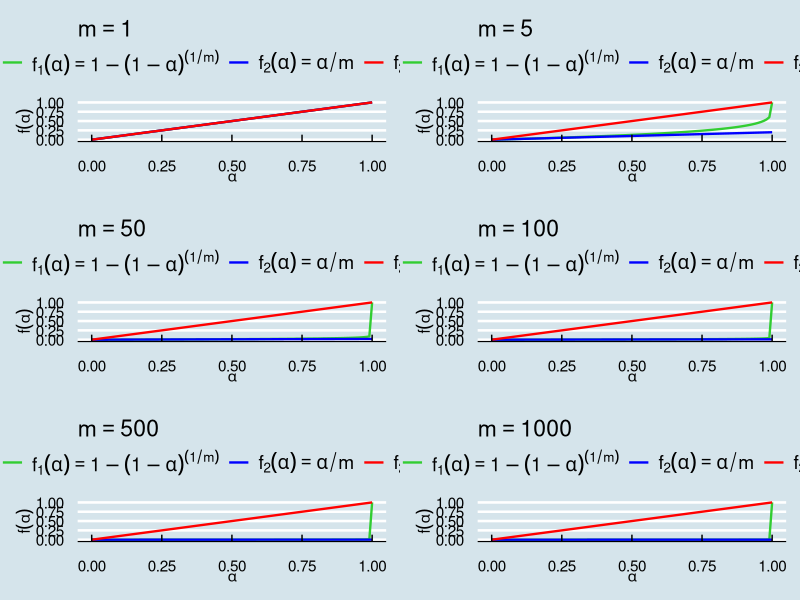

This figure's R source:
library(ggplot2)
library(reshape2)
library(dplyr)
library(ggthemes)
require(gridExtra)

hypothesis_test_graphs <- function(m){
  alpha    <- seq(0, 1, 0.01)
  f1_alpha <- 1 - (1 - alpha) ^ (1/m)
  f2_alpha <- alpha / m
  f3_alpha <- alpha
  
  data_functions <- data.frame(alpha    = alpha,
                               f1_alpha = f1_alpha,
                               f2_alpha = f2_alpha,
                               f3_alpha = f3_alpha)
  data_functions <- reshape2::melt(data_functions, id.vars = alpha)
  greeks <- list(bquote(f[1](alpha) == 1 - (1 - alpha) ^ (1/m)), 
                 bquote(f[2](alpha) == alpha/m), 
                 bquote(f[2](alpha) == alpha))
  
  plot_tot <- ggplot(data = dplyr::filter(data_functions, variable == "f1_alpha"), 
                     aes(x = alpha, y = value, color = variable)) + 
              geom_line(size = 0.8) +
              geom_line(data = dplyr::filter(data_functions, variable == "f2_alpha"), 
                        aes(x = alpha, y = value, color = variable), size = 0.8) +
              geom_line(data = dplyr::filter(data_functions, variable == "f3_alpha"), 
                        aes(x = alpha, y = value, color = variable), size = 0.8) +
              scale_colour_manual(values = c("limegreen", "blue", "red"),
                                  labels = greeks,
                                  guide = guide_legend(title = NULL,
                                                       override.aes = list(linetype = c("solid", "solid", "solid")))) +
              labs(x = bquote(alpha), y = bquote(f(alpha))) +
              ggtitle(bquote(m == .(m))) +
              theme_economist()
  return(plot_tot)
}

grid.arrange(hypothesis_test_graphs(1), hypothesis_test_graphs(5),
             hypothesis_test_graphs(50), hypothesis_test_graphs(100),
             hypothesis_test_graphs(500), hypothesis_test_graphs(1000),
             ncol=2)